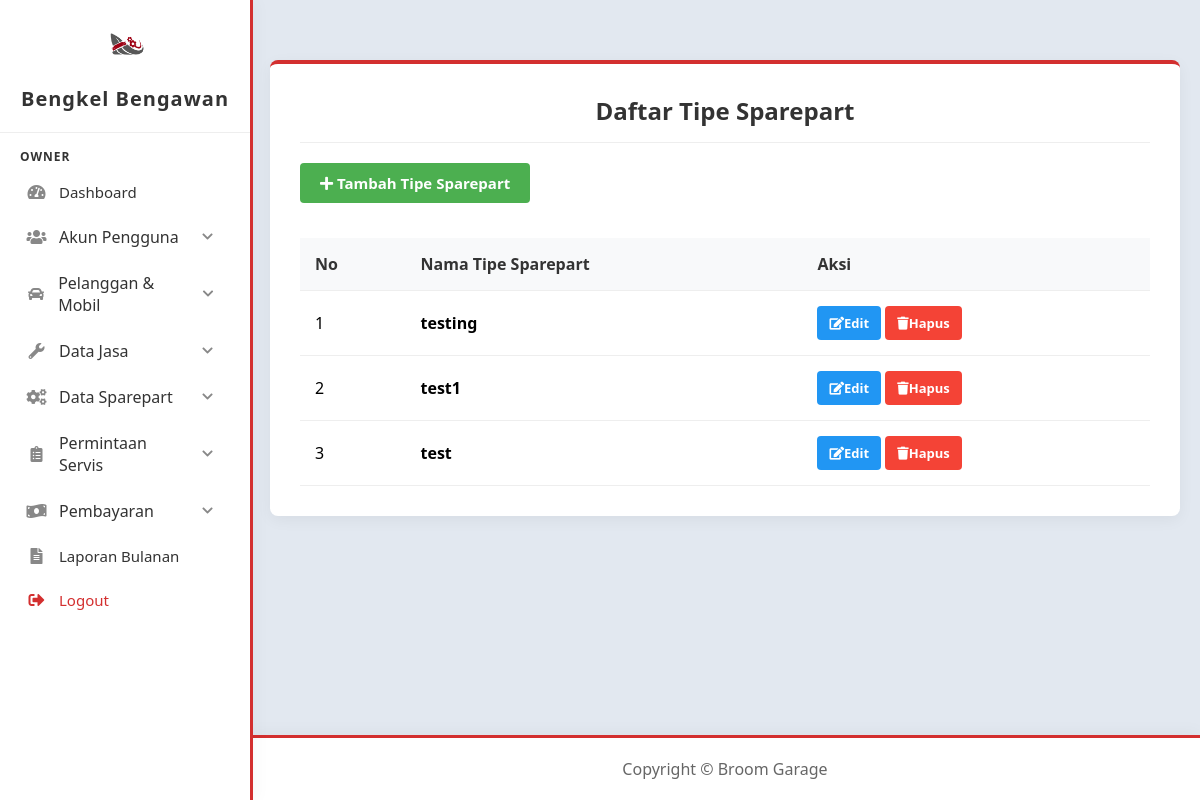
Screenshot of /owner/sparepart/listtipe.php (signed in) with the database file from the repository.
### tables this page shows
CREATE TABLE `tipe_sparepart` (
  `id_tipe_sp` int(11) NOT NULL,
  `nama_tipe` varchar(50) NOT NULL
);

### owner/sparepart/listtipe.php (the view, shortened to what this page needs)
<?php
include '../../config/config.php';
$query = 'SELECT * FROM tipe_sparepart ORDER BY id_tipe_sp ASC';
$result = mysqli_query($conn, $query);
?>
<!DOCTYPE html>
<html lang="en">
<head>
    <link href="https://cdnjs.cloudflare.com/ajax/libs/font-awesome/5.15.3/css/all.min.css" rel="stylesheet">
    <link href="../../assets/css/dashboard.css" rel="stylesheet">
    <link rel="stylesheet" href="../../assets/css/list.css">
</head>
<body>
    <?php include '../../includes/sidebar.php'; ?>
    <div class="content">
        <div class="table-container">
            <h2 style="margin-top: 0; color: #333; border-bottom: 1px solid #eee;
            padding-bottom: 15px; margin-bottom: 20px;"> Daftar Tipe Sparepart</h2>
             <div style="text-align: left;">
                <a href="addtipe.php" class="btn btn-add"><i class="fas fa-plus"></i> Tambah Tipe Sparepart</a>
             </div>
            <table>
                <thead>
                        <th>No</th>
                        <th>Nama Tipe Sparepart</th>
                        <th>Aksi</th>
                </thead>
                <tbody>
                    <?php
                     $no = 1;
                     if($result && mysqli_num_rows($result) > 0 ) {
                        while($row = mysqli_fetch_assoc($result)): ?>
                        <tr>
                            <td><?php echo $no++; ?></td>
                            <td><strong><?php echo htmlspecialchars($row['nama_tipe']); ?></strong></td>
                            <td>
                                <a href="edittipe.php?id=<?php echo $row['id_tipe_sp'];?>" class="btn btn-edit"><i class="fas fa-edit"></i>Edit</a>
                                <a href="deletetipe.php?id=<?php echo $row['id_tipe_sp'];?>" class="btn btn-delete" onclick="return confirm('Yakin ingin menghapus tipe sparepart ini?');"><i class="fas fa-trash"></i>Hapus</a>
                            </td>
                        </tr>
                        <?php endwhile;
                    } else {
                        echo "<tr><td colspan='3' style='text-align:center; padding: 20px;'>Tidak ada data tipe sparepart</td></tr>";
                    }
                    ?>
                </tbody>
            </table>
        </div>
    </div>
    <?php include '../../includes/footer.php';?>
</body>
</html>

### assets/css/dashboard.css (style rules this page uses)
body { font-family: 'Segoe UI', Tahoma, Geneva, Verdana, sans-serif; background-color: #e2e8f0; margin: 0; }
.content { padding: 40px 20px; text-align: center; }

### assets/css/list.css (style rules this page uses)
.table-container { background: white; padding: 30px; border-radius: 8px; box-shadow: 0 4px 15px rgba(0,0,0,0.05); margin: 20px auto; width: 100%; max-width: 1500px; border-top: 4px solid #d32f2f; box-sizing: border-box; }
table { width: 100%; border-collapse: collapse; margin-top: 15px; }
th, td { padding: 15px; text-align: left; border-bottom: 1px solid #eee; }
th { background-color: #f8f9fa; color: #333; font-weight: 600; }
.btn { padding: 8px 12px; text-decoration: none; border-radius: 4px; font-size: 13px; color: white; display: inline-block; font-weight: bold; transition: background-color 0.3s; }
.btn-add { background-color: #4CAF50; margin-bottom: 20px; font-size: 15px; padding: 10px 20px; }
.btn-edit { background-color: #2196F3; }
.btn-delete { background-color: #f44336; }

### assets/css/sidebar.css (style rules this page uses)
body { padding-left: 250px; margin: 0; }

### assets/css/footer.css (style rules this page uses)
body { display: flex; flex-direction: column; min-height: 100vh; }

### rows the page displays
tipe_sparepart: nama_tipe "testing"
tipe_sparepart: nama_tipe "test1"
tipe_sparepart: nama_tipe "test"
